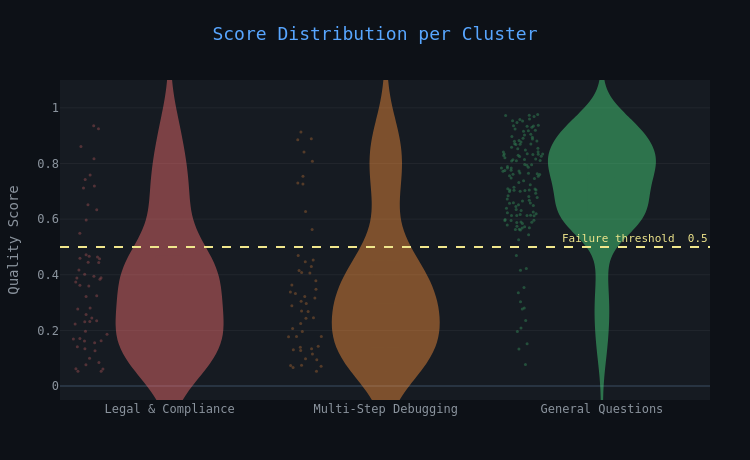

The notebook cell saved with this chart:
### Code cell
fig4 = go.Figure()
for c in CLUSTER_ORDER:
    fig4.add_trace(go.Violin(
        y=stats[c]['scores'],
        name=c,
        box_visible=True,
        meanline_visible=True,
        points='all',
        jitter=0.4,
        marker=dict(size=3, opacity=0.6, color=CLUSTER_COLOR2[c]),
        line_color=CLUSTER_COLOR2[c],
        fillcolor=CLUSTER_COLOR2[c],
        opacity=0.45,
    ))

fig4.add_hline(
    y=0.5, line_dash='dash', line_color='#f0e68c',
    annotation_text='Failure threshold  0.5',
    annotation_position='top right',
    annotation_font=dict(color='#f0e68c', size=11),
)
fig4.update_layout(
    template='plotly_dark',
    paper_bgcolor='#0d1117', plot_bgcolor='#161b22',
    title=dict(text='Score Distribution per Cluster',
               font=dict(size=18, color='#58a6ff'), x=0.5),
    yaxis=dict(title='Quality Score', range=[-0.05, 1.1],
               gridcolor='#21262d', color='#8b949e'),
    xaxis=dict(color='#8b949e'),
    font=dict(family='monospace', size=12, color='#c9d1d9'),
    showlegend=False, violingap=0.3,
    margin=dict(l=60, r=40, t=80, b=60),
    width=750, height=460,
)
fig4.show()

### Figure 1 — Plotly figure (JSON) as saved in the notebook; plotly's stock layout.template omitted (floating-point values rounded to 4 significant figures; data arrays with more than 128 entries replaced by an {"elided": "..."} marker saying what was removed)
{"data": [{"box": {"visible": true}, "fillcolor": "#f87171", "jitter": 0.4, "line": {"color": "#f87171"}, "marker": {"color": "#f87171", "opacity": 0.6, "size": 3}, "meanline": {"visible": true}, "name": "Legal & Compliance", "opacity": 0.45, "points": "all", "type": "violin", "y": [0.141, 0.459, 0.936, 0.389, 0.444, 0.388, 0.634, 0.719, 0.281, 0.169, 0.197, 0.171, 0.257, 0.1, 0.549, 0.134, 0.235, 0.163, 0.925, 0.277, 0.061, 0.384, 0.231, 0.597, 0.186, 0.223, 0.053, 0.458, 0.232, 0.472, 0.322, 0.374, 0.445, 0.417, 0.464, 0.085, 0.156, 0.759, 0.077, 0.062, 0.712, 0.402, 0.162, 0.127, 0.395, 0.817, 0.362, 0.861, 0.652, 0.053, 0.467, 0.36, 0.245, 0.742, 0.325]}, {"box": {"visible": true}, "fillcolor": "#fb923c", "jitter": 0.4, "line": {"color": "#fb923c"}, "marker": {"color": "#fb923c", "opacity": 0.6, "size": 3}, "meanline": {"visible": true}, "name": "Multi-Step Debugging", "opacity": 0.45, "points": "all", "type": "violin", "y": [0.43, 0.225, 0.053, 0.268, 0.134, 0.808, 0.27, 0.379, 0.726, 0.297, 0.627, 0.348, 0.115, 0.415, 0.406, 0.178, 0.317, 0.207, 0.289, 0.246, 0.73, 0.453, 0.075, 0.408, 0.131, 0.469, 0.244, 0.178, 0.363, 0.913, 0.067, 0.128, 0.885, 0.447, 0.322, 0.098, 0.841, 0.071, 0.889, 0.338, 0.563, 0.074, 0.305, 0.14, 0.196, 0.754, 0.095, 0.143, 0.333, 0.177]}, {"box": {"visible": true}, "fillcolor": "#4ade80", "jitter": 0.4, "line": {"color": "#4ade80"}, "marker": {"color": "#4ade80", "opacity": 0.6, "size": 3}, "meanline": {"visible": true}, "name": "General Questions", "opacity": 0.45, "points": "all", "type": "violin", "y": {"elided": "145 float values"}}], "layout": {"annotations": [{"font": {"color": "#f0e68c", "size": 11}, "showarrow": false, "text": "Failure threshold  0.5", "x": 1, "xanchor": "right", "xref": "x domain", "y": 0.5, "yanchor": "bottom", "yref": "y"}], "font": {"color": "#c9d1d9", "family": "monospace", "size": 12}, "height": 460, "margin": {"b": 60, "l": 60, "r": 40, "t": 80}, "paper_bgcolor": "#0d1117", "plot_bgcolor": "#161b22", "shapes": [{"line": {"color": "#f0e68c", "dash": "dash"}, "type": "line", "x0": 0, "x1": 1, "xref": "x domain", "y0": 0.5, "y1": 0.5, "yref": "y"}], "showlegend": false, "title": {"font": {"color": "#58a6ff", "size": 18}, "text": "Score Distribution per Cluster", "x": 0.5}, "violingap": 0.3, "width": 750, "xaxis": {"color": "#8b949e"}, "yaxis": {"color": "#8b949e", "gridcolor": "#21262d", "range": [-0.05, 1.1], "title": {"text": "Quality Score"}}}}
